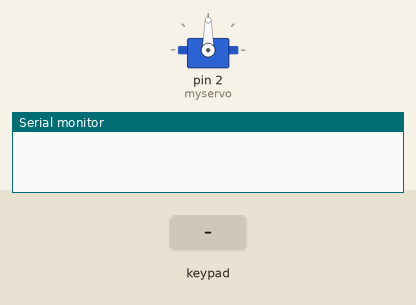
This sketch was run on a simulated Arduino Mega 2560, built with avr-gcc and run on an emulated ATmega2560. Parts: servo, the last lines printed to the serial monitor. The inputs (shaded band) are chosen by the test bench.

Above: at 1.2 s.
1.3 s: keypad keys 3 1 3 3 3 5 3 7 * pressed 0.4 s apart
At 5.5 s:
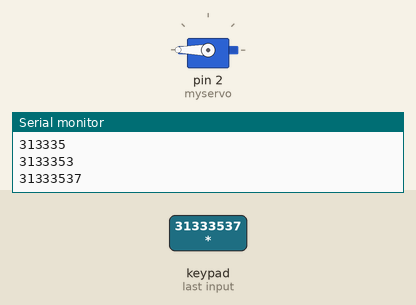
6.4 s: key '*' pressed
At 7.0 s:
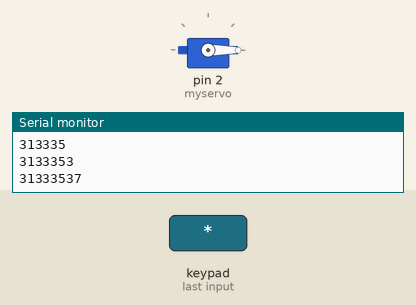
7.9 s: keypad keys 6 * 7 = pressed 0.4 s apart
At 9.7 s:
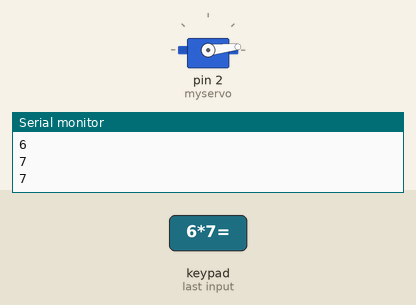
11.0 s: keypad keys 6 * 7 = pressed 0.4 s apart
At 12.2 s:
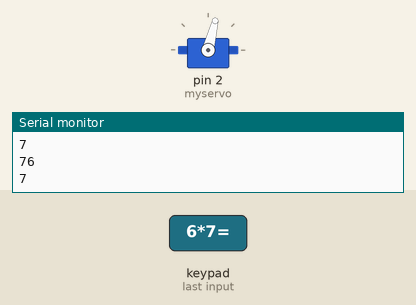
Timing chart, 0 to 14.0 s (numbered marks = the images above; inputs shaded):
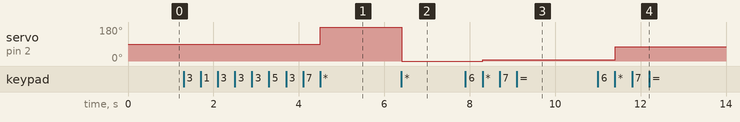

The sketch:

Q2.ino
```cpp
#include <Keypad.h>
#include <Servo.h>

const byte ROWS = 4; //four rows
const byte COLS = 4; //three columns
char keys[ROWS][COLS] = {
  {'7','8','9', '/'},
  {'4','5','6', '*'},
  {'1','2','3', '-'},
  {'o','0','=', '+'}
};
byte rowPins[ROWS] = {31, 33, 35, 37}; //connect to the row pinouts of the keypad
byte colPins[COLS] = {23, 25, 27, 29}; //connect to the column pinouts of the keypad

Keypad keypad = Keypad( makeKeymap(keys), rowPins, colPins, ROWS, COLS );
Servo myservo;  // create servo object to control a servo

String degree;

void setup() {
  Serial.begin(9600);
  myservo.attach(2);  // attaches the servo on pin 9 to the servo object
}

void loop() {
  char key = keypad.getKey();

  if (key){
    if (key == '*')
    {
      myservo.write(degree.toInt());
      degree = "";
    }
    else if (key >= '0' && key <= '9')
    {
      degree += key;
    }

    Serial.println(degree);
  }
}
```

Measured:
- after the input at 1.3 s, servo on pin 2 (myservo): 90° → 180° after 3.2 s
- after the input at 6.4 s, servo on pin 2 (myservo): 180° → 0° at once
- after the input at 7.9 s, servo on pin 2 (myservo): 0° → 6° after 0.41 s
- after the input at 11.0 s, servo on pin 2 (myservo): 6° → 76° after 0.41 s
